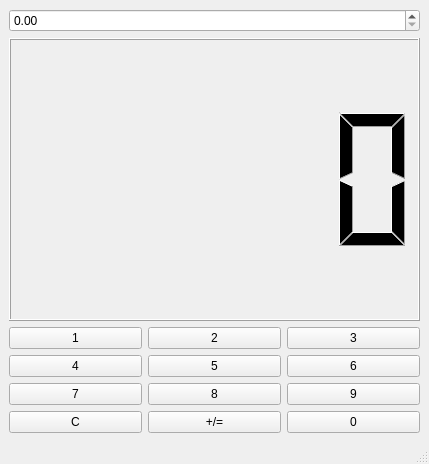
<?xml version="1.0" encoding="UTF-8"?>
<ui version="4.0">
 <class>MainWindow</class>
 <widget class="QMainWindow" name="MainWindow">
  <property name="geometry">
   <rect>
    <x>0</x>
    <y>0</y>
    <width>429</width>
    <height>464</height>
   </rect>
  </property>
  <property name="windowTitle">
   <string>MainWindow</string>
  </property>
  <widget class="QWidget" name="centralwidget">
   <layout class="QVBoxLayout" name="verticalLayout">
    <item>
     <widget class="QDoubleSpinBox" name="doubleSpinBox"/>
    </item>
    <item>
     <widget class="QLCDNumber" name="lcdNumber"/>
    </item>
    <item>
     <layout class="QHBoxLayout" name="horizontalLayout">
      <item>
       <widget class="QPushButton" name="pushButton_2">
        <property name="text">
         <string>1</string>
        </property>
       </widget>
      </item>
      <item>
       <widget class="QPushButton" name="pushButton_3">
        <property name="text">
         <string>2</string>
        </property>
       </widget>
      </item>
      <item>
       <widget class="QPushButton" name="pushButton_6">
        <property name="text">
         <string>3</string>
        </property>
       </widget>
      </item>
     </layout>
    </item>
    <item>
     <layout class="QHBoxLayout" name="horizontalLayout_2">
      <item>
       <widget class="QPushButton" name="pushButton_5">
        <property name="text">
         <string>4</string>
        </property>
       </widget>
      </item>
      <item>
       <widget class="QPushButton" name="pushButton_4">
        <property name="text">
         <string>5</string>
        </property>
       </widget>
      </item>
      <item>
       <widget class="QPushButton" name="pushButton">
        <property name="text">
         <string>6</string>
        </property>
       </widget>
      </item>
     </layout>
    </item>
    <item>
     <layout class="QHBoxLayout" name="horizontalLayout_3">
      <item>
       <widget class="QPushButton" name="pushButton_7">
        <property name="text">
         <string>7</string>
        </property>
       </widget>
      </item>
      <item>
       <widget class="QPushButton" name="pushButton_8">
        <property name="text">
         <string>8</string>
        </property>
       </widget>
      </item>
      <item>
       <widget class="QPushButton" name="pushButton_9">
        <property name="text">
         <string>9</string>
        </property>
       </widget>
      </item>
     </layout>
    </item>
    <item>
     <layout class="QHBoxLayout" name="horizontalLayout_4">
      <item>
       <widget class="QPushButton" name="pushButton_11">
        <property name="text">
         <string>C</string>
        </property>
       </widget>
      </item>
      <item>
       <widget class="QPushButton" name="pushButton_12">
        <property name="text">
         <string>+/=</string>
        </property>
       </widget>
      </item>
      <item>
       <widget class="QPushButton" name="pushButton_10">
        <property name="text">
         <string>0</string>
        </property>
       </widget>
      </item>
     </layout>
    </item>
   </layout>
  </widget>
  <widget class="QMenuBar" name="menubar">
   <property name="geometry">
    <rect>
     <x>0</x>
     <y>0</y>
     <width>429</width>
     <height>36</height>
    </rect>
   </property>
  </widget>
  <widget class="QStatusBar" name="statusbar"/>
 </widget>
 <resources/>
 <connections/>
</ui>
